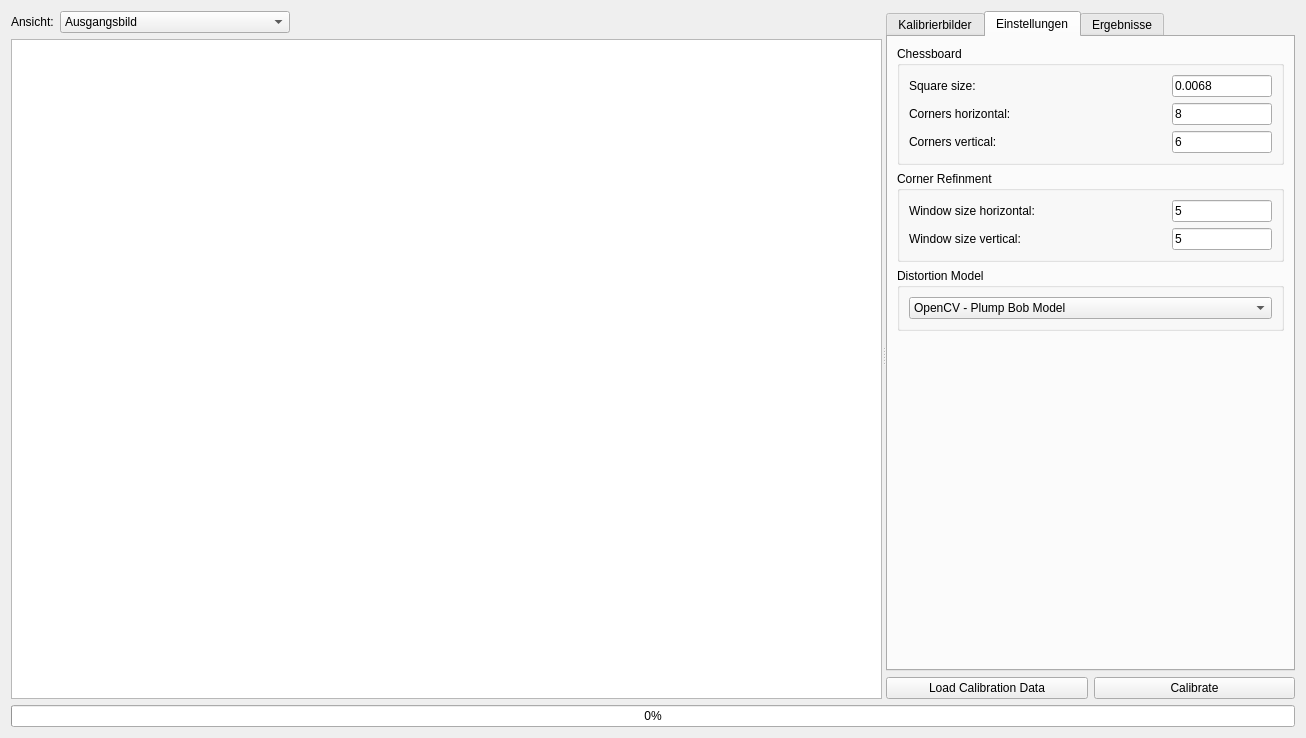
<?xml version="1.0" encoding="UTF-8"?>
<ui version="4.0">
 <class>CalibrationWidget</class>
 <widget class="QWidget" name="CalibrationWidget">
  <property name="geometry">
   <rect>
    <x>0</x>
    <y>0</y>
    <width>1306</width>
    <height>738</height>
   </rect>
  </property>
  <property name="windowTitle">
   <string>Kalibrierungstool</string>
  </property>
  <layout class="QVBoxLayout" name="verticalLayout_4">
   <item>
    <widget class="QSplitter" name="splitter">
     <property name="orientation">
      <enum>Qt::Horizontal</enum>
     </property>
     <widget class="QWidget" name="verticalLayoutWidget">
      <layout class="QVBoxLayout" name="verticalLayout_15">
       <item>
        <layout class="QHBoxLayout" name="verticalLayout_16">
         <item>
          <widget class="QLabel" name="label_13">
           <property name="text">
            <string>Ansicht:</string>
           </property>
          </widget>
         </item>
         <item>
          <widget class="QComboBox" name="comboBox_ansicht">
           <property name="sizePolicy">
            <sizepolicy hsizetype="Preferred" vsizetype="Fixed">
             <horstretch>0</horstretch>
             <verstretch>0</verstretch>
            </sizepolicy>
           </property>
           <property name="minimumSize">
            <size>
             <width>230</width>
             <height>0</height>
            </size>
           </property>
           <item>
            <property name="text">
             <string>Ausgangsbild</string>
            </property>
           </item>
           <item>
            <property name="text">
             <string>Entzerrtes Bild</string>
            </property>
           </item>
           <item>
            <property name="text">
             <string>Gefundene Schachbrettecken</string>
            </property>
           </item>
          </widget>
         </item>
         <item>
          <spacer name="horizontalSpacer">
           <property name="orientation">
            <enum>Qt::Horizontal</enum>
           </property>
           <property name="sizeHint" stdset="0">
            <size>
             <width>40</width>
             <height>20</height>
            </size>
           </property>
          </spacer>
         </item>
        </layout>
       </item>
       <item>
        <widget class="ResizeableGraphicsView" name="graphicsView">
         <property name="minimumSize">
          <size>
           <width>640</width>
           <height>480</height>
          </size>
         </property>
         <property name="baseSize">
          <size>
           <width>640</width>
           <height>480</height>
          </size>
         </property>
        </widget>
       </item>
      </layout>
     </widget>
     <widget class="QWidget" name="layoutWidget">
      <layout class="QVBoxLayout" name="verticalLayout_3">
       <item>
        <widget class="QTabWidget" name="tabWidget">
         <property name="currentIndex">
          <number>1</number>
         </property>
         <widget class="QWidget" name="tab">
          <attribute name="title">
           <string>Kalibrierbilder</string>
          </attribute>
          <layout class="QVBoxLayout" name="verticalLayout_2">
           <item>
            <widget class="QLabel" name="label">
             <property name="text">
              <string>Calibration images</string>
             </property>
            </widget>
           </item>
           <item>
            <widget class="QTableView" name="tableView_images"/>
           </item>
           <item>
            <layout class="QVBoxLayout" name="verticalLayout">
             <item>
              <layout class="QHBoxLayout" name="horizontalLayout">
               <item>
                <widget class="QPushButton" name="pushButton_loeschen">
                 <property name="text">
                  <string>Delete</string>
                 </property>
                </widget>
               </item>
               <item>
                <widget class="QPushButton" name="pushButton_hinzufuegen">
                 <property name="text">
                  <string>Add Image</string>
                 </property>
                </widget>
               </item>
              </layout>
             </item>
             <item>
              <widget class="QPushButton" name="pushButton_ordnerHinzufuegen">
               <property name="text">
                <string>Add Folder</string>
               </property>
              </widget>
             </item>
            </layout>
           </item>
          </layout>
         </widget>
         <widget class="QWidget" name="tab_2">
          <attribute name="title">
           <string>Einstellungen</string>
          </attribute>
          <layout class="QVBoxLayout" name="verticalLayout_5">
           <item>
            <widget class="QGroupBox" name="groupBox">
             <property name="title">
              <string>Chessboard</string>
             </property>
             <layout class="QVBoxLayout" name="verticalLayout_7">
              <item>
               <layout class="QHBoxLayout" name="horizontalLayout_6">
                <item>
                 <widget class="QLabel" name="label_8">
                  <property name="text">
                   <string>Square size:</string>
                  </property>
                 </widget>
                </item>
                <item>
                 <widget class="QLineEdit" name="lineEdit_quadratGroesse">
                  <property name="maximumSize">
                   <size>
                    <width>100</width>
                    <height>16777215</height>
                   </size>
                  </property>
                  <property name="text">
                   <string>0.0068</string>
                  </property>
                 </widget>
                </item>
               </layout>
              </item>
              <item>
               <layout class="QHBoxLayout" name="horizontalLayout_5">
                <item>
                 <widget class="QLabel" name="label_9">
                  <property name="text">
                   <string>Corners horizontal:</string>
                  </property>
                 </widget>
                </item>
                <item>
                 <widget class="QLineEdit" name="lineEdit_eckenHorizontal">
                  <property name="maximumSize">
                   <size>
                    <width>100</width>
                    <height>16777215</height>
                   </size>
                  </property>
                  <property name="text">
                   <string>8</string>
                  </property>
                 </widget>
                </item>
               </layout>
              </item>
              <item>
               <layout class="QHBoxLayout" name="horizontalLayout_4">
                <item>
                 <widget class="QLabel" name="label_10">
                  <property name="text">
                   <string>Corners vertical:</string>
                  </property>
                 </widget>
                </item>
                <item>
                 <widget class="QLineEdit" name="lineEdit_eckenVertikal">
                  <property name="maximumSize">
                   <size>
                    <width>100</width>
                    <height>16777215</height>
                   </size>
                  </property>
                  <property name="text">
                   <string>6</string>
                  </property>
                 </widget>
                </item>
               </layout>
              </item>
             </layout>
            </widget>
           </item>
           <item>
            <widget class="QGroupBox" name="groupBox_2">
             <property name="title">
              <string>Corner Refinment</string>
             </property>
             <layout class="QVBoxLayout" name="verticalLayout_6">
              <item>
               <layout class="QHBoxLayout" name="horizontalLayout_2">
                <item>
                 <widget class="QLabel" name="label_2">
                  <property name="text">
                   <string>Window size horizontal:</string>
                  </property>
                 </widget>
                </item>
                <item>
                 <widget class="QLineEdit" name="lineEdit_cornerRefinmentWindowSizeHorizontal">
                  <property name="maximumSize">
                   <size>
                    <width>100</width>
                    <height>16777215</height>
                   </size>
                  </property>
                  <property name="inputMethodHints">
                   <set>Qt::ImhNone</set>
                  </property>
                  <property name="text">
                   <string>5</string>
                  </property>
                 </widget>
                </item>
               </layout>
              </item>
              <item>
               <layout class="QHBoxLayout" name="horizontalLayout_3">
                <item>
                 <widget class="QLabel" name="label_3">
                  <property name="text">
                   <string>Window size vertical:</string>
                  </property>
                 </widget>
                </item>
                <item>
                 <widget class="QLineEdit" name="lineEdit_cornerRefinmentWindowSizeVertical">
                  <property name="maximumSize">
                   <size>
                    <width>100</width>
                    <height>16777215</height>
                   </size>
                  </property>
                  <property name="inputMethodHints">
                   <set>Qt::ImhNone</set>
                  </property>
                  <property name="text">
                   <string>5</string>
                  </property>
                 </widget>
                </item>
               </layout>
              </item>
             </layout>
            </widget>
           </item>
           <item>
            <widget class="QGroupBox" name="groupBox_3">
             <property name="title">
              <string>Distortion Model</string>
             </property>
             <layout class="QHBoxLayout" name="horizontalLayout_8">
              <item>
               <widget class="QComboBox" name="comboBox_distortionModel">
                <item>
                 <property name="text">
                  <string>OpenCV - Plump Bob Model</string>
                 </property>
                </item>
                <item>
                 <property name="text">
                  <string>OpenCV - Rational Model</string>
                 </property>
                </item>
                <item>
                 <property name="text">
                  <string>OpenCV - Thin Prism Model</string>
                 </property>
                </item>
                <item>
                 <property name="text">
                  <string>OpenCV - Rational and Thin Prism Model</string>
                 </property>
                </item>
               </widget>
              </item>
             </layout>
            </widget>
           </item>
           <item>
            <spacer name="verticalSpacer">
             <property name="orientation">
              <enum>Qt::Vertical</enum>
             </property>
             <property name="sizeHint" stdset="0">
              <size>
               <width>20</width>
               <height>40</height>
              </size>
             </property>
            </spacer>
           </item>
          </layout>
         </widget>
         <widget class="QWidget" name="tab_3">
          <attribute name="title">
           <string>Ergebnisse</string>
          </attribute>
          <layout class="QVBoxLayout" name="verticalLayout_12">
           <item>
            <layout class="QVBoxLayout" name="verticalLayout_11">
             <item>
              <widget class="QLabel" name="label_11">
               <property name="text">
                <string>Kameramatrix:</string>
               </property>
              </widget>
             </item>
             <item>
              <widget class="QLabel" name="label_cameraMatrix">
               <property name="text">
                <string>&lt;!DOCTYPE html PUBLIC &quot;-//W3C//DTD HTML 4.01//EN&quot;&gt;

&lt;html&gt;
&lt;head&gt;

&lt;body&gt;
    &lt;table border=&quot;0&quot; cellpadding=&quot;2&quot; cellspacing=&quot;2&quot; style=
    &quot;margin-top:0px; margin-bottom:0px; margin-left:0px; margin-right:0px;&quot;&gt;
        &lt;tr&gt;
            &lt;td&gt;
                &lt;p&gt;&lt;span style=&quot;font-size:12pt;&quot;&gt;1.0&lt;/span&gt;&lt;/p&gt;
            &lt;/td&gt;

            &lt;td&gt;
                &lt;p&gt;&lt;span style=&quot;font-size:12pt;&quot;&gt;0.0&lt;/span&gt;&lt;/p&gt;
            &lt;/td&gt;

            &lt;td&gt;
                &lt;p&gt;&lt;span style=&quot;font-size:12pt;&quot;&gt;0.0&lt;/span&gt;&lt;/p&gt;
            &lt;/td&gt;
        &lt;/tr&gt;

        &lt;tr&gt;
            &lt;td&gt;
                &lt;p&gt;&lt;span style=&quot;font-size:12pt;&quot;&gt;0.0&lt;/span&gt;&lt;/p&gt;
            &lt;/td&gt;

            &lt;td&gt;
                &lt;p&gt;&lt;span style=&quot; font-size:12pt;&quot;&gt;1.0&lt;/span&gt;&lt;/p&gt;
            &lt;/td&gt;

            &lt;td&gt;
                &lt;p&gt;&lt;span style=&quot; font-size:12pt;&quot;&gt;0.0&lt;/span&gt;&lt;/p&gt;
            &lt;/td&gt;
        &lt;/tr&gt;

        &lt;tr&gt;
            &lt;td&gt;
                &lt;p&gt;&lt;span style=&quot; font-size:12pt;&quot;&gt;0.0&lt;/span&gt;&lt;/p&gt;
            &lt;/td&gt;

            &lt;td&gt;
                &lt;p&gt;&lt;span style=&quot; font-size:12pt;&quot;&gt;0.0&lt;/span&gt;&lt;/p&gt;
            &lt;/td&gt;

            &lt;td&gt;
                &lt;p&gt;&lt;span style=&quot; font-size:12pt;&quot;&gt;1.0&lt;/span&gt;&lt;/p&gt;
            &lt;/td&gt;
        &lt;/tr&gt;
    &lt;/table&gt;
&lt;/body&gt;
&lt;/html&gt;</string>
               </property>
              </widget>
             </item>
            </layout>
           </item>
           <item>
            <layout class="QVBoxLayout" name="verticalLayout_10">
             <item>
              <widget class="QLabel" name="label_14">
               <property name="text">
                <string>Verzerrungskoeffizienten:</string>
               </property>
              </widget>
             </item>
             <item>
              <widget class="QLabel" name="label_distoritionCoefficents">
               <property name="text">
                <string>[0.0,0.0,0.0]</string>
               </property>
              </widget>
             </item>
            </layout>
           </item>
           <item>
            <layout class="QVBoxLayout" name="verticalLayout_9">
             <item>
              <widget class="QLabel" name="label_12">
               <property name="text">
                <string>Rückrpojektionsfehler:</string>
               </property>
              </widget>
             </item>
             <item>
              <widget class="QLabel" name="label_reprojectionError">
               <property name="text">
                <string>0.0</string>
               </property>
              </widget>
             </item>
            </layout>
           </item>
           <item>
            <spacer name="verticalSpacer_2">
             <property name="orientation">
              <enum>Qt::Vertical</enum>
             </property>
             <property name="sizeHint" stdset="0">
              <size>
               <width>20</width>
               <height>40</height>
              </size>
             </property>
            </spacer>
           </item>
          </layout>
         </widget>
        </widget>
       </item>
       <item>
        <layout class="QHBoxLayout" name="horizontalLayout_7">
         <item>
          <widget class="QPushButton" name="pushButton_kalibrierdatenLaden">
           <property name="text">
            <string>Load Calibration Data</string>
           </property>
          </widget>
         </item>
         <item>
          <widget class="QPushButton" name="pushButton_kalibrieren">
           <property name="text">
            <string>Calibrate</string>
           </property>
          </widget>
         </item>
        </layout>
       </item>
      </layout>
     </widget>
    </widget>
   </item>
   <item>
    <widget class="QProgressBar" name="progressBar">
     <property name="value">
      <number>0</number>
     </property>
    </widget>
   </item>
  </layout>
 </widget>
 <customwidgets>
  <customwidget>
   <class>ResizeableGraphicsView</class>
   <extends>QGraphicsView</extends>
   <header>ResizeableGraphicsView.h</header>
  </customwidget>
 </customwidgets>
 <resources/>
 <connections/>
</ui>
